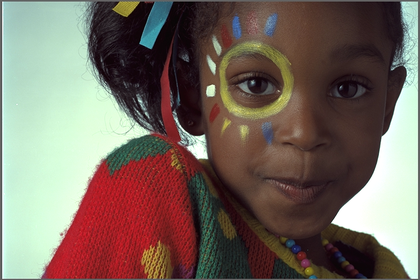
%> input picture excersiecs/Mohammad-t-t/13/girl.png, 420 x 280 px, shrunk from 768 x 512 before the run
$ octave t8.m   (GNU Octave 9; MATLAB toolbox functions it lacks are replaced by stand-ins)
%> lines starting %> are read from the running program, lines starting %| are printed output that depends on the picture
clc;
clear;
close all;

pic=imread('girl.png');
%> pic is the input picture: size 280x420x3 uint8; mean R, G, B 119.5, 105.9, 96
if size(size(pic),2)==3
    pic = (rgb2gray(pic));
%> pic: size 280x420 uint8
end
picSize=size(pic);
%> picSize = [280 420]

r180Pic=zeros(picSize(1),picSize(2),'uint8');
for x=1: picSize(2)
    for y=1 : picSize(1)
        r180Pic(picSize(1)-y+1,x)=pic(y,x);
    end
end
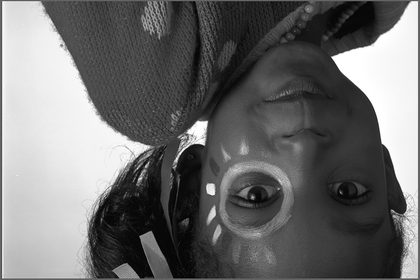
%> r180Pic: size 280x420 uint8; min 0, max 255, mean 108.9; mean of the top-left, top-right, bottom-left and bottom-right quarters 130.7, 94.9, 127.4, 82.4

r90Pic=zeros(picSize(2),picSize(1),'uint8');
for x=1: picSize(2)
    for y=1 : picSize(1)
        r90Pic(picSize(2)+1-x,y)=pic(y,x);
    end
end
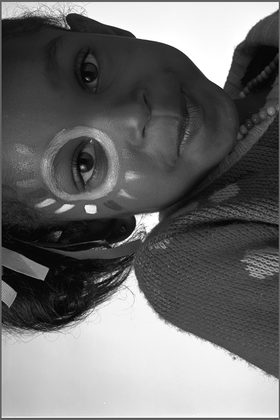
%> r90Pic: size 420x280 uint8; min 0, max 255, mean 108.9; mean of the top-left, top-right, bottom-left and bottom-right quarters 82.4, 94.9, 127.4, 130.7


x3=double(pic);
centerX=round(picSize(2)/2);
%> centerX = 210
centerY=round(picSize(1)/2);
%> centerY = 140

ro45Pic=zeros(picSize(1),picSize(2),'uint8');
deg=45;
sin=sind(deg);
cos=cosd(deg);

for y=1:picSize(1)
    for x=1:picSize(2)
        pointY(y,x)=round((y-centerY).*cos+(x-centerX).*sin+centerY);
        pointX(y,x)=round(-(y-centerY).*sin+(x-centerX).*cos+centerX);
            if(pointY(y,x)<=picSize(1))&&(pointY(y,x)>0)&&(pointX(y,x)<=picSize(2))&&(pointX(y,x)>0)
              ro45Pic(y,x)=x3(pointY(y,x),pointX(y,x));
            end
    end
end
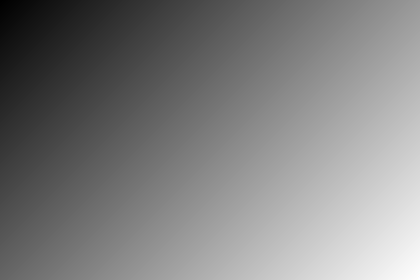
%> pointY: size 280x420 double; min -106, max 387, mean 140.7; drawn with min black and max white
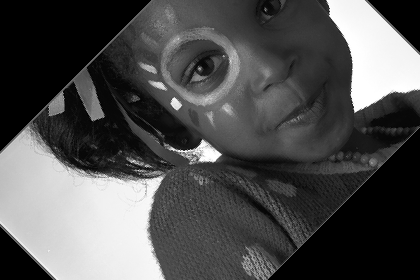
%> ro45Pic: size 280x420 uint8; min 0, max 255, mean 79.7

ro120Pic=zeros(picSize(1),picSize(2),'uint8');
deg=120;
sin=sind(deg);
cos=cosd(deg);

for y=1:picSize(1)
    for x=1:picSize(2)
        pointY(y,x)=round((y-centerY).*cos+(x-centerX).*sin+centerY);
        pointX(y,x)=round(-(y-centerY).*sin+(x-centerX).*cos+centerX);
            if(pointY(y,x)<=picSize(1))&&(pointY(y,x)>0)&&(pointX(y,x)<=picSize(2))&&(pointX(y,x)>0)
              ro120Pic(y,x)=x3(pointY(y,x),pointX(y,x));
            end
    end

end
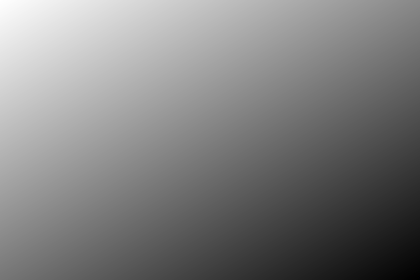
%> pointX: size 280x420 double; min -16, max 435, mean 209.3; drawn with min black and max white
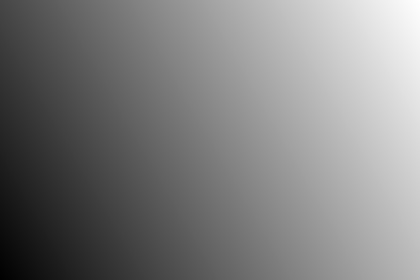
%> pointY: size 280x420 double; min -111, max 391, mean 140.2; drawn with min black and max white
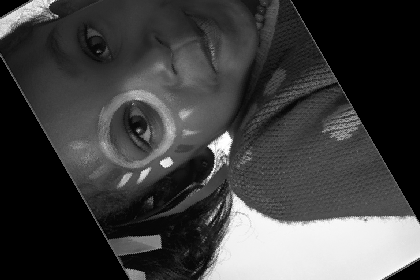
%> ro120Pic: size 280x420 uint8; min 0, max 255, mean 65.3

subplot(3,2,1);imshow(pic);
subplot(3,2,2);imshow(r180Pic);
subplot(3,2,3);imshow(r90Pic);
subplot(3,2,4);imshow(ro45Pic);
subplot(3,2,5);imshow(ro120Pic);

$ run again, with excersiecs/Mohammad-t-t/13/tasvir1.jpg saved as excersiecs/Mohammad-t-t/13/girl.png
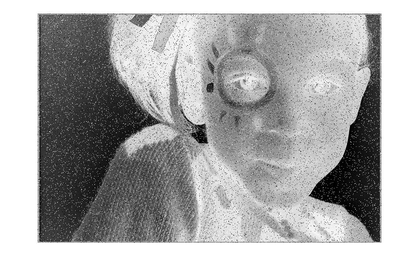
%> input picture excersiecs/Mohammad-t-t/13/tasvir1.jpg, 420 x 270 px, shrunk from 938 x 603 before the run
%> pic is the input picture: size 270x420x3 uint8; min 0, max 255, mean 171.5
%> pic: size 270x420 uint8
%> after the loop `for y=1:picSize(1)`:
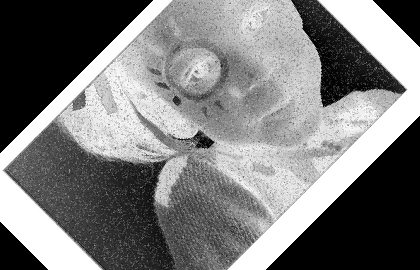
%> ro45Pic: size 270x420 uint8; min 0, max 255, mean 123.6
%> after the loop `for y=1:picSize(1)`:
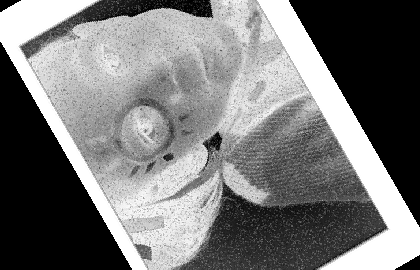
%> ro120Pic: size 270x420 uint8; min 0, max 255, mean 120.3
